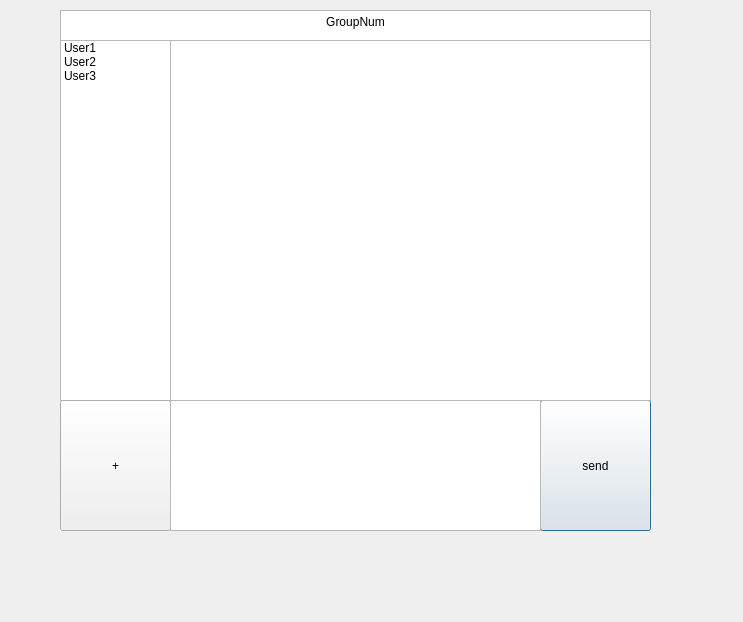
<?xml version="1.0" encoding="UTF-8"?>
<ui version="4.0">
 <class>Dialog</class>
 <widget class="QDialog" name="Dialog">
  <property name="geometry">
   <rect>
    <x>0</x>
    <y>0</y>
    <width>743</width>
    <height>622</height>
   </rect>
  </property>
  <property name="windowTitle">
   <string>Dialog</string>
  </property>
  <widget class="QListWidget" name="listWidget">
   <property name="geometry">
    <rect>
     <x>60</x>
     <y>40</y>
     <width>111</width>
     <height>361</height>
    </rect>
   </property>
   <item>
    <property name="text">
     <string>User1</string>
    </property>
   </item>
   <item>
    <property name="text">
     <string>User2</string>
    </property>
   </item>
   <item>
    <property name="text">
     <string>User3</string>
    </property>
   </item>
  </widget>
  <widget class="QToolButton" name="toolButton">
   <property name="geometry">
    <rect>
     <x>60</x>
     <y>400</y>
     <width>111</width>
     <height>131</height>
    </rect>
   </property>
   <property name="text">
    <string>+</string>
   </property>
  </widget>
  <widget class="QPushButton" name="pushButton">
   <property name="geometry">
    <rect>
     <x>540</x>
     <y>400</y>
     <width>111</width>
     <height>131</height>
    </rect>
   </property>
   <property name="text">
    <string>send</string>
   </property>
  </widget>
  <widget class="QTextEdit" name="textEdit">
   <property name="geometry">
    <rect>
     <x>170</x>
     <y>400</y>
     <width>371</width>
     <height>131</height>
    </rect>
   </property>
  </widget>
  <widget class="QTextBrowser" name="textBrowser">
   <property name="geometry">
    <rect>
     <x>60</x>
     <y>10</y>
     <width>591</width>
     <height>31</height>
    </rect>
   </property>
   <property name="html">
    <string>&lt;!DOCTYPE HTML PUBLIC &quot;-//W3C//DTD HTML 4.0//EN&quot; &quot;http://www.w3.org/TR/REC-html40/strict.dtd&quot;&gt;
&lt;html&gt;&lt;head&gt;&lt;meta name=&quot;qrichtext&quot; content=&quot;1&quot; /&gt;&lt;style type=&quot;text/css&quot;&gt;
p, li { white-space: pre-wrap; }
&lt;/style&gt;&lt;/head&gt;&lt;body style=&quot; font-family:'SimSun'; font-size:9pt; font-weight:400; font-style:normal;&quot;&gt;
&lt;p align=&quot;center&quot; style=&quot; margin-top:0px; margin-bottom:0px; margin-left:0px; margin-right:0px; -qt-block-indent:0; text-indent:0px;&quot;&gt;GroupNum&lt;/p&gt;&lt;/body&gt;&lt;/html&gt;</string>
   </property>
  </widget>
  <widget class="QListWidget" name="listWidget_2">
   <property name="geometry">
    <rect>
     <x>170</x>
     <y>40</y>
     <width>481</width>
     <height>361</height>
    </rect>
   </property>
  </widget>
 </widget>
 <resources/>
 <connections>
  <connection>
   <sender>pushButton</sender>
   <signal>clicked()</signal>
   <receiver>listWidget_2</receiver>
   <slot>doItemsLayout()</slot>
   <hints>
    <hint type="sourcelabel">
     <x>597</x>
     <y>475</y>
    </hint>
    <hint type="destinationlabel">
     <x>514</x>
     <y>235</y>
    </hint>
   </hints>
  </connection>
 </connections>
</ui>
